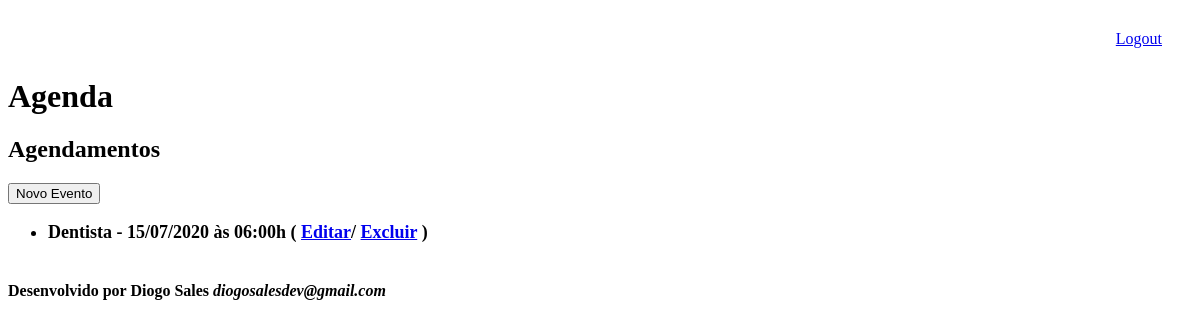
Page /agenda/ (signed in) on the earlier database version.
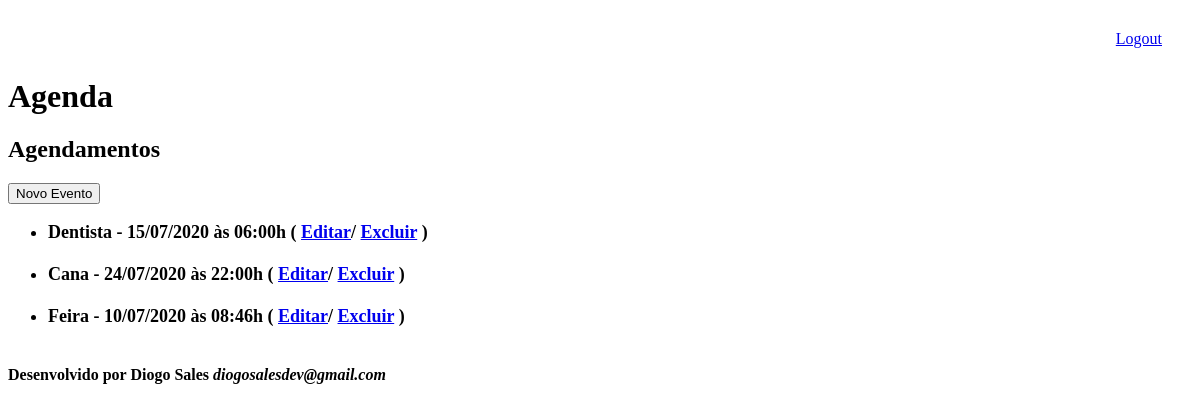
Same page on the later database version.
### core/models.py (models this page shows, shortened)
class Evento(models.Model):
  titulo = models.CharField(max_length=100)
  descricao = models.TextField(blank=True, null=True)
  data_evento = models.DateTimeField(verbose_name='Data do Evento')
  data_criacao = models.DateTimeField(auto_now=True, verbose_name='Data de Criação')
  usuario = models.ForeignKey(User, on_delete=models.CASCADE)
  class Meta:
    db_table = 'evento'
  def get_data_evento(self):
    return self.data_evento.strftime('%d/%m/%Y às %H:%Mh')
  def get_evento_atrasado(self):
    if self.data_evento < datetime.now():
      return True
    else:
      return False

### core/views.py (the view)
# urls.py: path('agenda/', views.lista_eventos),
@login_required(login_url='/login/')
def lista_eventos(request):
  usuario = request.user
  data_atual = datetime.now() - timedelta(hours=1)
  evento = Evento.objects.filter(usuario=usuario,
                                 data_evento__gt=data_atual)
  data = {'eventos' :evento}
  return render(request, 'agenda.html', data)

### templates/agenda.html (shortened to what this page needs)
{% extends "model-page.html" %}
{%block content %}
  <h2>Agendamentos</h2>
  <a href="evento/">
  <button type="button">Novo Evento</button>
  </a>
  <ul style="font-size: 18px;">
    {% for evento in eventos %}
      <li><b>
        <div style=>
          {{evento.titulo}} - {{evento.get_data_evento}}
          ( <a href="evento/?id={{evento.id}}">Editar</a>/ <a href="evento/delete/{{evento.id}}/ ">Excluir</a>  )
        </div>
      </b></li><br>
    {% endfor %}
  </ul>
{% endblock %}

Differences in the rows shown:
added Evento: titulo "Cana", get_data_evento "24/07/2020 às 22:00h"
added Evento: titulo "Feira", get_data_evento "10/07/2020 às 08:46h"
